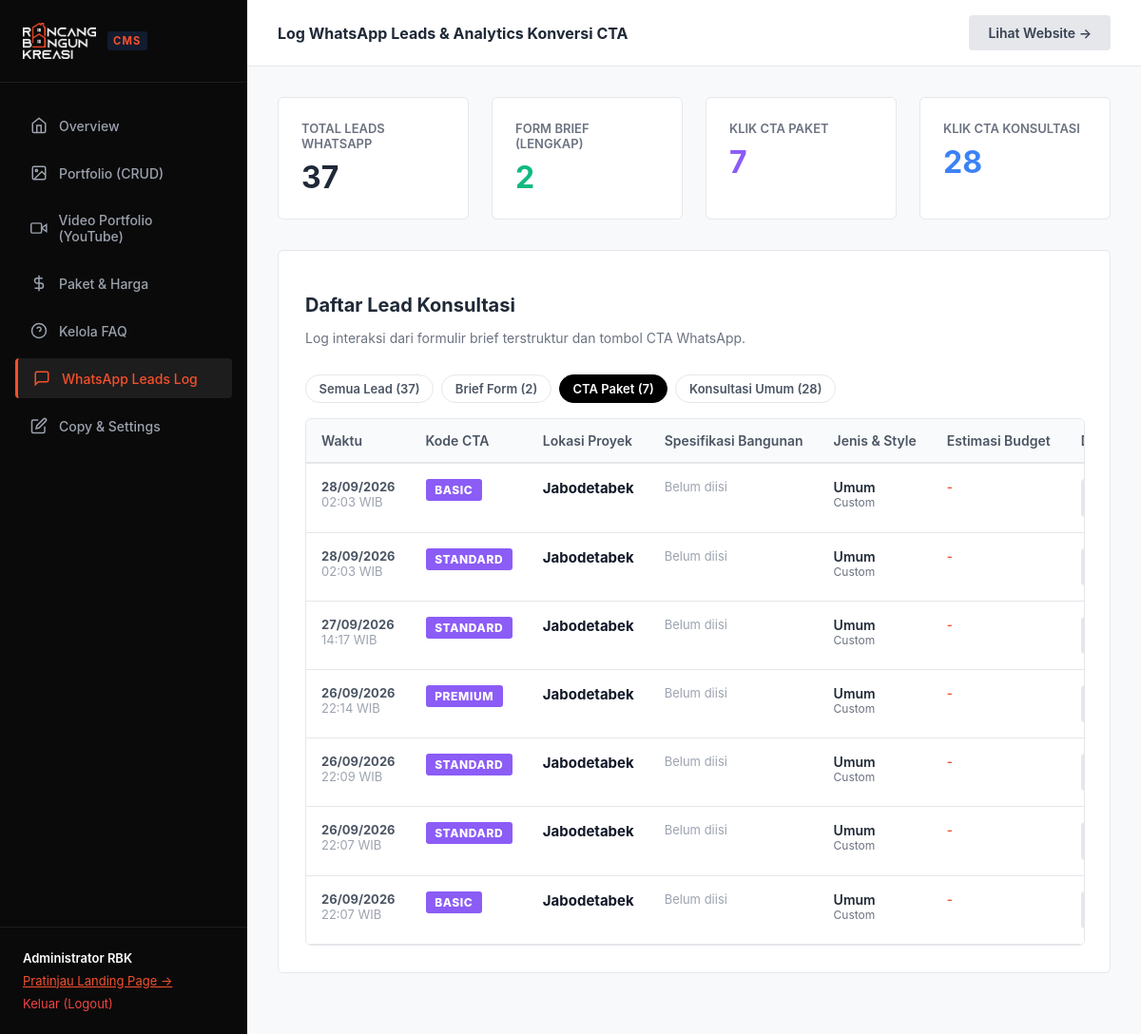
Screenshot of /admin/leads.php?filter=paket (signed in) with the database file from the repository.
### tables this page shows
CREATE TABLE leads (
        id INTEGER PRIMARY KEY AUTOINCREMENT,
        name TEXT,
        wa_number TEXT,
        location TEXT,
        land_area TEXT,
        building_area TEXT,
        floors TEXT,
        building_type TEXT,
        style TEXT,
        budget TEXT,
        full_message TEXT,
        source_cta TEXT,
        status TEXT DEFAULT 'new',
        created_at DATETIME DEFAULT CURRENT_TIMESTAMP
    );

### config/auth.php (called while the page is built, shortened)
<?php
function e($string) {
    return htmlspecialchars($string ?? '', ENT_QUOTES, 'UTF-8');
}

### admin/leads.php (the view, shortened to what this page needs)
<?php
require_once __DIR__ . '/../config/auth.php';
$db = getDB();
$filter = $_GET['filter'] ?? 'all';
$sql = "SELECT * FROM leads";
$params = [];
if ($filter === 'brief') {
    $sql .= " WHERE source_cta = 'LENGKAP'";
} elseif ($filter === 'paket') {
    $sql .= " WHERE source_cta IN ('BASIC', 'STANDARD', 'PREMIUM', 'REKOMENDASI')";
} elseif ($filter === 'umum') {
    $sql .= " WHERE source_cta IN ('UMUM', 'SEBELUM-BANGUN', 'JADWAL', 'SLOT', 'TANYA')";
}
$sql .= " ORDER BY created_at DESC";
$leads = $db->prepare($sql);
$leads->execute($params);
$leadsList = $leads->fetchAll();
$totalLeads = $db->query("SELECT COUNT(*) FROM leads")->fetchColumn();
$totalBriefs = $db->query("SELECT COUNT(*) FROM leads WHERE source_cta = 'LENGKAP'")->fetchColumn();
$totalPaket = $db->query("SELECT COUNT(*) FROM leads WHERE source_cta IN ('BASIC', 'STANDARD', 'PREMIUM', 'REKOMENDASI')")->fetchColumn();
$totalGeneral = $db->query("SELECT COUNT(*) FROM leads WHERE source_cta NOT IN ('LENGKAP', 'BASIC', 'STANDARD', 'PREMIUM', 'REKOMENDASI')")->fetchColumn();
?>
<!DOCTYPE html>
<html lang="id">
<head>
  <link rel="stylesheet" href="/assets/css/admin.css">
</head>
<body class="admin-body">
  <?php include __DIR__ . '/sidebar.php'; ?>
  <div class="admin-main">
    <div class="admin-topbar">
      <div><strong>Log WhatsApp Leads & Analytics Konversi CTA</strong></div>
      <a href="/" target="_blank" class="btn-admin btn-admin-secondary">Lihat Website &rarr;</a>
    </div>
    <div class="admin-content">
      <div class="stats-grid">
        <div class="stat-card">
          <div class="stat-label">Total Leads WhatsApp</div>
          <div class="stat-value"><?= $totalLeads; ?></div>
        </div>
        <div class="stat-card">
          <div class="stat-label">Form Brief (Lengkap)</div>
          <div class="stat-value" style="color: #10B981;"><?= $totalBriefs; ?></div>
        </div>
        <div class="stat-card">
          <div class="stat-label">Klik CTA Paket</div>
          <div class="stat-value" style="color: #8B5CF6;"><?= $totalPaket; ?></div>
        </div>
        <div class="stat-card">
          <div class="stat-label">Klik CTA Konsultasi</div>
          <div class="stat-value" style="color: #3B82F6;"><?= $totalGeneral; ?></div>
        </div>
      </div>
      <div class="card">
        <div style="display: flex; align-items: center; justify-content: space-between; flex-wrap: wrap; gap: 1rem; margin-bottom: 1rem;">
          <div>
            <h2 style="font-size: 1.25rem; font-weight: 700; margin-bottom: 0.25rem;">Daftar Lead Konsultasi</h2>
            <p style="font-size: 0.875rem; color: #6B7280;">Log interaksi dari formulir brief terstruktur dan tombol CTA WhatsApp.</p>
          </div>
          <div class="filter-pills" style="margin-bottom: 0;">
            <a href="/admin/leads.php?filter=all" class="filter-pill <?= $filter === 'all' ? 'active' : ''; ?>">Semua Lead (<?= $totalLeads; ?>)</a>
            <a href="/admin/leads.php?filter=brief" class="filter-pill <?= $filter === 'brief' ? 'active' : ''; ?>">Brief Form (<?= $totalBriefs; ?>)</a>
            <a href="/admin/leads.php?filter=paket" class="filter-pill <?= $filter === 'paket' ? 'active' : ''; ?>">CTA Paket (<?= $totalPaket; ?>)</a>
            <a href="/admin/leads.php?filter=umum" class="filter-pill <?= $filter === 'umum' ? 'active' : ''; ?>">Konsultasi Umum (<?= $totalGeneral; ?>)</a>
          </div>
        </div>
        <?php if (empty($leadsList)): ?>
          <div style="text-align: center; padding: 4rem 2rem; color: #9CA3AF; background: #F9FAFB; border-radius: 6px; border: 1px dashed #E5E7EB;">
            <svg width="48" height="48" viewBox="0 0 24 24" fill="none" stroke="currentColor" stroke-width="1.5" style="margin-bottom: 1rem; color: #D1D5DB;"><path d="M21 15a2 2 0 0 1-2 2H7l-4 4V5a2 2 0 0 1 2-2h14a2 2 0 0 1 2 2z"/></svg>
            <div style="font-size: 1rem; font-weight: 600; color: #374151;">Belum Ada Lead Tersimpan</div>
            <div style="font-size: 0.875rem; color: #6B7280; margin-top: 0.25rem;">Leads akan otomatis masuk ketika pengunjung mengklik CTA WhatsApp atau mengirim formulir brief.</div>
          </div>
        <?php else: ?>
          <div class="table-responsive">
            <table class="admin-table">
              <thead>
                <tr>
                  <th style="width: 130px;">Waktu</th>
                  <th style="width: 140px;">Kode CTA</th>
                  <th style="width: 180px;">Lokasi Proyek</th>
                  <th style="width: 200px;">Spesifikasi Bangunan</th>
                  <th style="width: 180px;">Jenis & Style</th>
                  <th style="width: 160px;">Estimasi Budget</th>
                  <th style="width: 160px;">Detail Brief</th>
                </tr>
              </thead>
              <tbody>
                <?php foreach ($leadsList as $lead): ?>
                  <?php
                    $ctaCode = strtoupper($lead['source_cta'] ?? 'UMUM');
                    $badgeClass = 'umum';
                    if ($ctaCode === 'LENGKAP') {
                        $badgeClass = 'lengkap';
                    } elseif (in_array($ctaCode, ['BASIC', 'STANDARD', 'PREMIUM', 'REKOMENDASI'])) {
                        $badgeClass = 'paket';
                    } elseif (in_array($ctaCode, ['SEBELUM-BANGUN', 'RUMAH', 'KOMERSIAL'])) {
                        $badgeClass = 'sebelum';
                    }
                  ?>
                  <tr>
                    <td style="white-space: nowrap; font-size: 0.8125rem; color: #4B5563;">
                      <strong><?= date('d/m/Y', strtotime($lead['created_at'])); ?></strong><br>
                      <span style="color: #9CA3AF;"><?= date('H:i', strtotime($lead['created_at'])); ?> WIB</span>
                    </td>
                    <td>
                      <span class="badge-cta <?= $badgeClass; ?>"><?= e($ctaCode); ?></span>
                    </td>
                    <td>
                      <strong style="color: #111827; font-size: 0.9375rem;"><?= e($lead['location'] ?? 'Jabodetabek'); ?></strong>
                    </td>
                    <td style="font-size: 0.8125rem; color: #374151;">
                      <?php if (!empty($lead['land_area']) || !empty($lead['building_area'])): ?>
                        <div>Tanah: <strong><?= e($lead['land_area'] ?? '-'); ?> m²</strong></div>
                        <div>Bangunan: <strong><?= e($lead['building_area'] ?? '-'); ?> m²</strong> (<?= e($lead['floors'] ?? '-'); ?>)</div>
                      <?php else: ?>
                        <span style="color: #9CA3AF;">Belum diisi</span>
                      <?php endif; ?>
                    </td>
                    <td>
                      <div style="font-weight: 600; color: #1F2937;"><?= e($lead['building_type'] ?? 'Umum'); ?></div>
                      <div style="font-size: 0.75rem; color: #6B7280;"><?= e($lead['style'] ?? 'Custom'); ?></div>
                    </td>
                    <td style="font-size: 0.8125rem; font-weight: 600; color: var(--admin-primary);">
                      <?= e($lead['budget'] ?? '-'); ?>
                    </td>
                    <td>
                      <button type="button" class="btn-admin btn-admin-secondary btn-view-brief" style="padding: 0.35rem 0.75rem; font-size: 0.75rem;" data-message="<?= e($lead['full_message']); ?>" data-cta="<?= e($ctaCode); ?>" data-date="<?= date('d M Y H:i', strtotime($lead['created_at'])); ?>">
                      </button>
                    </td>
                  </tr>
                <?php endforeach; ?>
              </tbody>
            </table>
          </div>
        <?php endif; ?>
      </div>
    </div>
  </div>
</body>
</html>

### assets/css/admin.css (style rules this page uses)
:root { --admin-sidebar-bg: #0A0A0A; --admin-content-bg: #F8F9FA; --admin-card-bg: #FFFFFF; --admin-border: #E5E7EB; --admin-text: #1F2937; --admin-muted: #6B7280; --admin-primary: #F5502D; --admin-primary-hover: #D83C1A; }
body.admin-body { font-family: 'Plus Jakarta Sans', -apple-system, sans-serif; background-color: var(--admin-content-bg); color: var(--admin-text); margin: 0; display: flex; min-height: 100vh; }
.admin-main { flex-grow: 1; display: flex; flex-direction: column; min-width: 0; overflow-x: hidden; }
.admin-topbar { background: #FFFFFF; padding: 1rem 2rem; border-bottom: 1px solid var(--admin-border); display: flex; align-items: center; justify-content: space-between; }
.admin-content { padding: 2rem; flex-grow: 1; }
.stats-grid { display: grid; grid-template-columns: repeat(4, 1fr); gap: 1.5rem; margin-bottom: 2rem; }
.stat-card { background: var(--admin-card-bg); padding: 1.5rem; border-radius: 6px; border: 1px solid var(--admin-border); display: flex; flex-direction: column; }
.stat-label { font-size: 0.8125rem; color: var(--admin-muted); font-weight: 600; text-transform: uppercase; margin-bottom: 0.5rem; }
.stat-value { font-size: 2rem; font-weight: 700; color: var(--admin-text); }
.card { background: var(--admin-card-bg); border: 1px solid var(--admin-border); border-radius: 6px; padding: 1.75rem; margin-bottom: 2rem; }
.btn-admin { padding: 0.625rem 1.25rem; font-size: 0.875rem; font-weight: 600; border-radius: 4px; border: none; cursor: pointer; display: inline-flex; align-items: center; gap: 0.5rem; text-decoration: none; }
.btn-admin-secondary { background: #E5E7EB; color: #374151; }
.table-responsive { width: 100%; overflow-x: auto; -webkit-overflow-scrolling: touch; margin-top: 1rem; border: 1px solid var(--admin-border); border-radius: 6px; }
.admin-table { width: 100%; border-collapse: collapse; font-size: 0.875rem; min-width: 900px; }
.admin-table th { background: #F9FAFB; font-weight: 600; color: #4B5563; padding: 0.875rem 1rem; text-align: left; border-bottom: 2px solid var(--admin-border); white-space: nowrap; }
.admin-table td { padding: 1rem; text-align: left; border-bottom: 1px solid var(--admin-border); vertical-align: top; }
.badge-cta { display: inline-block; padding: 0.25rem 0.6rem; font-size: 0.75rem; font-weight: 800; border-radius: 3px; letter-spacing: 0.05em; text-transform: uppercase; }
.badge-cta.paket { background: #8B5CF6; color: #FFFFFF; }
.filter-pills { display: flex; gap: 0.5rem; flex-wrap: wrap; margin-bottom: 1.5rem; }
.filter-pill { padding: 0.4rem 0.85rem; font-size: 0.8125rem; font-weight: 600; border-radius: 20px; border: 1px solid var(--admin-border); background: #FFF; color: #4B5563; text-decoration: none; transition: all 0.2s ease; }
.filter-pill.active, .filter-pill:hover { background: #000; color: #FFF; border-color: #000; }

### rows the page displays
leads: created_at "28/09/2026", created_at "02:03", source_cta "BASIC", location "Jabodetabek", shows "Belum diisi", building_type "Umum", style "Custom", budget "-"
leads: created_at "28/09/2026", created_at "02:03", source_cta "STANDARD", location "Jabodetabek", shows "Belum diisi", building_type "Umum", style "Custom", budget "-"
leads: created_at "27/09/2026", created_at "14:17", source_cta "STANDARD", location "Jabodetabek", shows "Belum diisi", building_type "Umum", style "Custom", budget "-"
leads: created_at "26/09/2026", created_at "22:14", source_cta "PREMIUM", location "Jabodetabek", shows "Belum diisi", building_type "Umum", style "Custom", budget "-"
leads: created_at "26/09/2026", created_at "22:09", source_cta "STANDARD", location "Jabodetabek", shows "Belum diisi", building_type "Umum", style "Custom", budget "-"
leads: created_at "26/09/2026", created_at "22:07", source_cta "STANDARD", location "Jabodetabek", shows "Belum diisi", building_type "Umum", style "Custom", budget "-"
leads: created_at "26/09/2026", created_at "22:07", source_cta "BASIC", location "Jabodetabek", shows "Belum diisi", building_type "Umum", style "Custom", budget "-"

### other values shown
$_SESSION['admin_user']['name'] "Administrator RBK"
$totalLeads "37"
$totalBriefs "2"
$totalPaket "7"
$totalGeneral "28"
